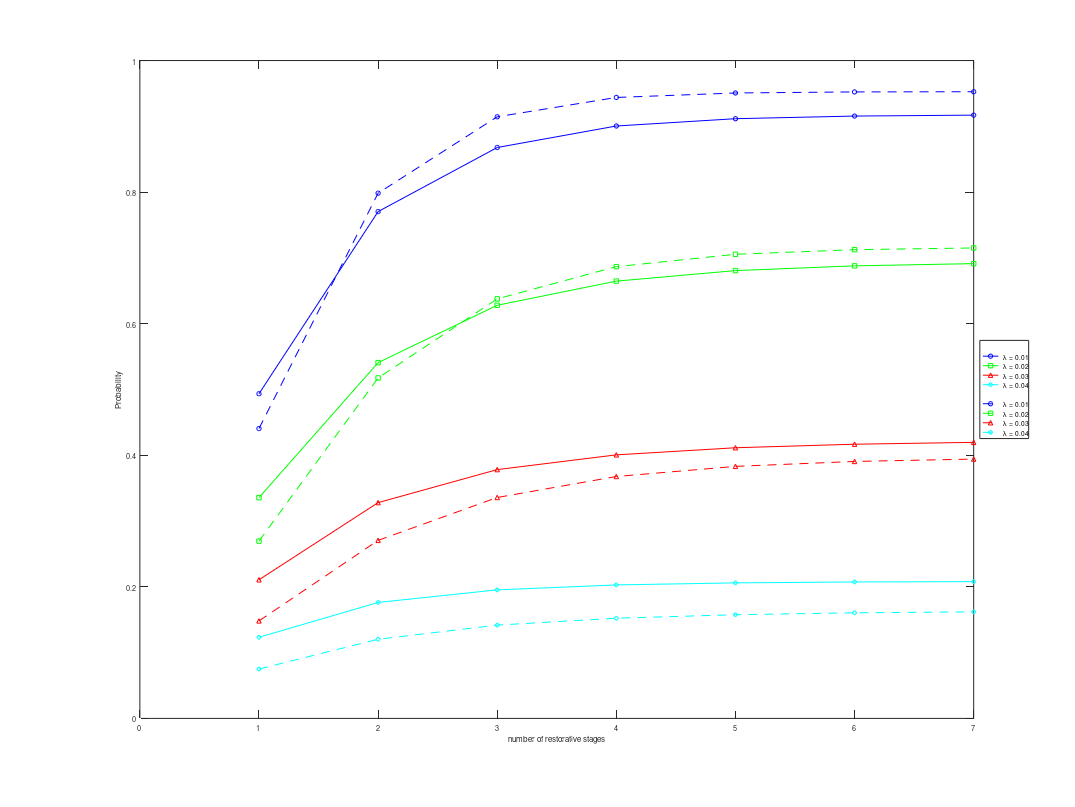

Source code (MATLAB):
r=[1     2     3     4     5     6     7];

x1=[0.4935    0.7704    0.8678    0.9005    0.9116    0.9156    0.9170];
x2=[0.3356    0.5408    0.6280    0.6647    0.6807    0.6879    0.6913];
x3=[0.2107    0.3280    0.3782    0.4006    0.4114    0.4168    0.4196];
x4=[0.1233    0.1763    0.1954    0.2029    0.2060    0.2074    0.2079];

y1=[0.4406    0.7984    0.9145    0.9439    0.9507    0.9523    0.9526];
y2=[0.2695    0.5175    0.6377    0.6867    0.7055    0.7125    0.7151];
y3=[0.1482    0.2706    0.3358    0.3677    0.3831    0.3906    0.3942];
y4=[0.0751    0.1203    0.1418    0.1523    0.1576    0.1605    0.1620];

x=[0];
y=[0];

figure1 = figure('Color', [1 1 1], 'PaperPosition',[0.6345 6.345 20.3 15.23],'PaperSize',[20.98 29.68]);

axes1 = axes('Parent',figure1);
xlabel(axes1,'number of restorative stages');
ylabel(axes1,'Probability');
box(axes1, 'on');
hold(axes1, 'all');

plot(x,y, 'w');
plot0 = plot(r, x1, 'bo-', 'Parent', axes1);
plot1 = plot(r, x2, 'gs-', 'Parent', axes1);
plot2 = plot(r, x3, 'r^-', 'Parent', axes1);
plot3 = plot(r, x4, 'cd-', 'Parent', axes1);
plot(x,y, 'w');
plot4 = plot(r, y1, 'bo--', 'Parent', axes1);
plot5 = plot(r, y2, 'gs--', 'Parent', axes1);
plot6 = plot(r, y3, 'r^--', 'Parent', axes1);
plot7 = plot(r, y4, 'cd--', 'Parent', axes1);


legend1  =  legend(axes1,{'',' \lambda = 0.01', ' \lambda = 0.02', ' \lambda = 0.03', ' \lambda = 0.04','',' \lambda = 0.01', ' \lambda = 0.02', ' \lambda = 0.03', ' \lambda = 0.04'},'Location', 'EastOutside');
